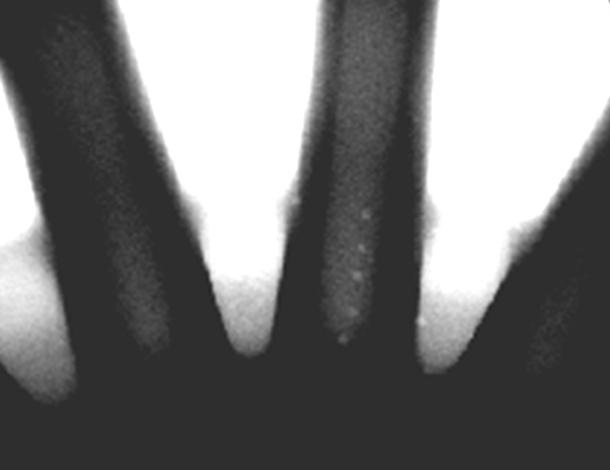
#> input picture clases/Cap07_Morfologia/Mtalb_Python/wheel.bmp, 610 x 470 px
$ jupyter execute TRAT07_Median.ipynb   (shell and % lines are left out)
#> lines starting #> are read from the running program, lines starting #| are printed output that depends on the picture; after the words box and inside, x2 and y2 are one past the last pixel; in counts of white or black regions, pixels touching at a corner belong together
# Mediana<a class="tocSkip">
## TRATAMIENTO DE SEÑALES <a class="tocSkip">
### Ingenieria Electrónica <a class="tocSkip">
### Universidad Popular del Cesar <a class="tocSkip">
### Prof.: Jose Ramón Iglesias Gamarra - [https://github.com/joseramoniglesias/](https://github.com/joseramoniglesias/) <a class="tocSkip">
  **joseiglesias@unicesar.edu.co**

[cell 1]
import numpy as np
import matplotlib.pylab as plt
import cv2
from skimage.morphology import remove_small_objects, binary_dilation
from skimage.segmentation import clear_border
from skimage.color import label2rgb
from skimage.measure import label

[cell 2]
def im_gaussian(_img, k, sigma=None):
    """
    This method applies a gaussian filtering on image _img.

    Args:
        _img (ndarray): a gray-valued image
        k (int): value to define the mask size
        sigma (float): value to control the sigma parameter. Default k/8.5.

    Returns:
        img_j (ndarray): filtered image
    """
    if not sigma:
        sigma = k / 8.5

    img_j = cv2.GaussianBlur(_img, (k, k), sigma)

    return img_j

def im_median(_img, k):
    """
    Applies median filter to an gray-scaled image.

    Args:
    _img (ndarray): a gray-scale image.
    k (int): value to define number of pixels of the median mask

    Returns:
     img_j (ndarray): filtered image.
    """
    img_j = cv2.medianBlur(_img, k)

    return img_j


def binview(img, mask, color='r', dilate_pixels=1):
    """
    Displays a gray or color image 'img' overlaid by color pixels determined a by binary image 'mask'. It is useful to
    display the edges of an image.

    Args:
        img: gray scale image (X-ray)
        mask: binary image that works as mask
        color: string to define pixel color.
                'r': red (default)
                'g': green
                'b': blue
                'y': yellow
                'c': cyan
                'm': magenta
                'k': black
                'w': white

        dilate_pixels (int): Number of pixels used for dilate the mask.

    Returns:
        img_color (ndarray): output image with a mask overlaid.
    """

    # Defines colors
    # colors = {
    #     'r': np.array([255, 0, 0]),
    #     'g': np.array([0, 255, 0]),
    #     'b': np.array([0, 0, 255]),
    #     'y': np.array([255, 255, 0]),
    #     'c': np.array([0, 255, 255]),
    #     'm': np.array([255, 0, 255]),
    #     'k': np.array([0, 0, 0]),
    #     'w': np.array([255, 255, 255])
    # }
    #
    colors = {
        'r': np.array([1, 0, 0]),
        'g': np.array([0, 1, 0]),
        'b': np.array([0, 0, 1]),
        'y': np.array([1, 1, 0]),
        'c': np.array([0, 1, 1]),
        'm': np.array([1, 0, 1]),
        'k': np.array([0, 0, 0]),
        'w': np.array([1, 1, 1])
    }
    # Create a RGB image from grayscale image.
    img_color = np.dstack((img, img, img))

    # Ensure do not modify the original color image and the mask
    img_color = img_color.copy()

    mask_ = mask.copy()
    # mask_ = dilate(mask_, np.ones((g, g), np.uint8))
    mask_ = binary_dilation(mask_, np.ones((dilate_pixels, dilate_pixels)))

    # Now black-out the area of the mask
    # img_fg = bitwise_and(img, img, mask=mask_)

    # Defines the pixel color used for the mask in the figure.
    cc = colors[color]
    #
    # for i in range(3):
    #     img_color[:, :, i] = cc[i] * img_fg

    # remove artifacts connected to image border
    cleared = clear_border(mask_)
    if np.all(cleared):
        mask_ = cleared

    # label image regions
    label_image = label(mask_)
    img_color = label2rgb(label_image, image=img_color, colors=[cc], bg_label=0)

    return img_color  # add(img_color, img_color)

[cell 3]
X = cv2.imread('wheel.bmp',0)
#> X is the input picture: shape (470, 610); min 32, max 255, mean 120.8
plt.figure(figsize=(10,10))
plt.imshow(X,cmap='gray')
plt.title('original')
plt.show()

[cell 4]
Xg = im_gaussian(X, k=5)  # Low pass filtering

[cell 5]
#X = image_set.load_image(21, 29)  # Original image
X = im_gaussian(X, k=5)  # Low pass filtering

fig1, ax1 = plt.subplots(1, 1, figsize=(16, 16))
ax1.set_title('Original Image with defects')
ax1.imshow(X, cmap='gray')
ax1.axis('off')
plt.show()

Y0 = im_median(X, k=23)
fig2, ax2 = plt.subplots(1, 1, figsize=(16, 16))
ax2.set_title('Median filter')
ax2.imshow(Y0, cmap='gray')
ax2.axis('off')
plt.show()

Y1 = np.abs(np.double(X) - np.double(Y0))
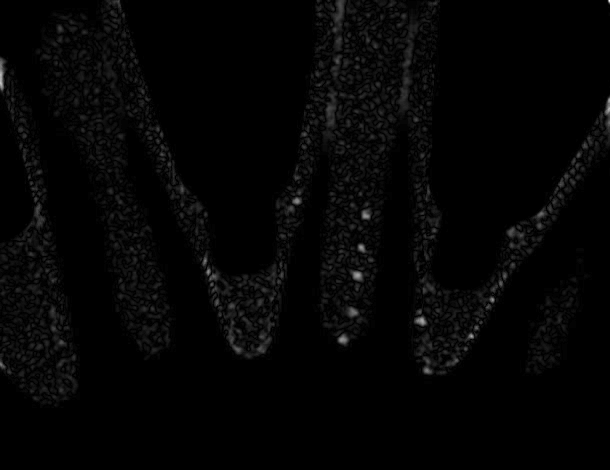
#> Y1: shape (470, 610) float64; min 0, max 68, mean 1.3; drawn with min black and max white
fig3, ax3 = plt.subplots(1, 1, figsize=(16, 16))
ax3.set_title('Difference Image')
ax3.imshow(np.log10(Y1 + 1), cmap='gray')
ax3.axis('off')
plt.show()

Y2 = Y1 > 18
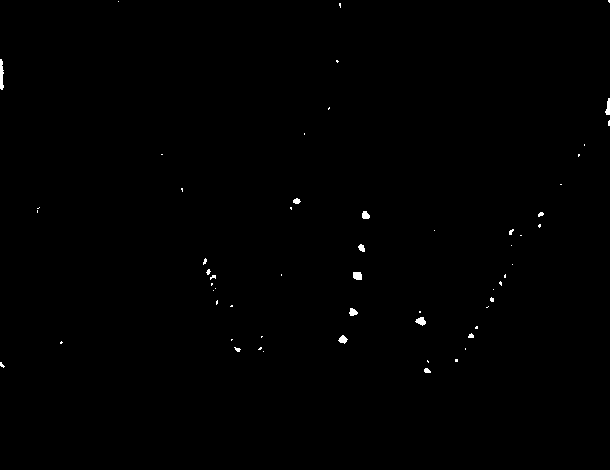
#> Y2: shape (470, 610) bool; 0.3% white; 59 white regions (46 under 20 px), largest, box (x1, y1, x2, y2) and area: (0, 59, 4, 90) 95, (353, 272, 362, 280) 66, (415, 317, 426, 326) 62
fig4, ax4 = plt.subplots(1, 1, figsize=(16, 16))
ax4.set_title('Binary')
ax4.imshow(Y2, cmap='gray')
ax4.axis('off')
plt.show()

Y3 = remove_small_objects(Y2, 20)
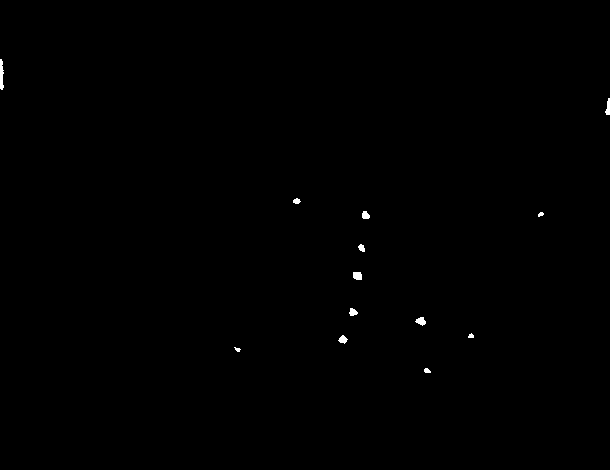
#> Y3: shape (470, 610) bool; 0.21% white; 13 white regions, largest, box (x1, y1, x2, y2) and area: (0, 59, 4, 90) 95, (353, 272, 362, 280) 66, (415, 317, 426, 326) 62
fig5, ax5 = plt.subplots(1, 1, figsize=(16, 16))
ax5.set_title('Binary')
ax5.imshow(Y3, cmap='gray')
ax5.axis('off')
plt.show()

Y = clear_border(binary_dilation(Y3, np.ones((3, 3))))
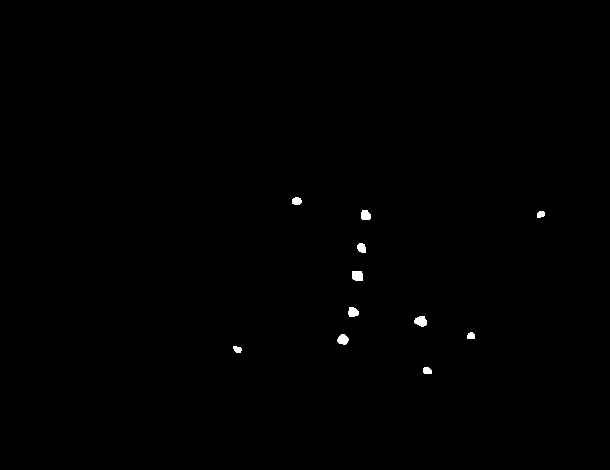
#> Y: shape (470, 610) bool; 0.28% white; 11 white regions, largest, box (x1, y1, x2, y2) and area: (414, 316, 427, 327) 106, (352, 271, 363, 281) 104, (337, 334, 349, 345) 95
fig6, ax6 = plt.subplots(1, 1, figsize=(16, 16))
ax6.set_title('Small region are eliminated')
ax6.imshow(Y, cmap='gray')
ax6.axis('off')
plt.show()

blend_mask = binview(X, Y, 'y', 1)
#> in binview, `label_image = label(mask_)`: label_image: shape (470, 610) int32; 12 distinct labels, from 0 to 11
#> in binview, `img_color = label2rgb(label_image, image=img_color, colors=[cc], bg_la..`:
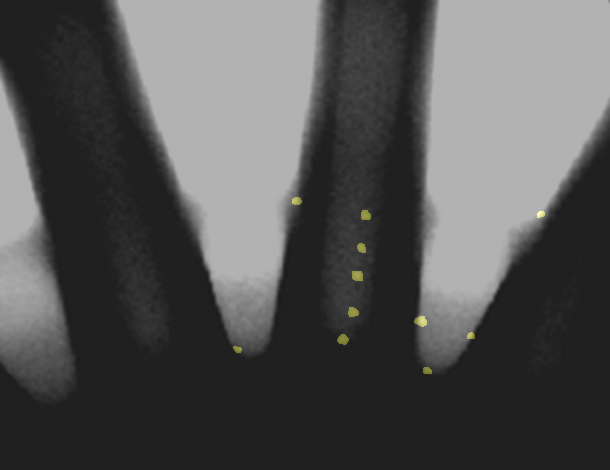
#> img_color: shape (470, 610, 3) float64; mean R, G, B 0.333, 0.333, 0.332
fig6, ax6 = plt.subplots(1, 1, figsize=(16, 16))
ax6.set_title('Small region are eliminated')
ax6.imshow(blend_mask, cmap='gray')
ax6.axis('off')
plt.show()
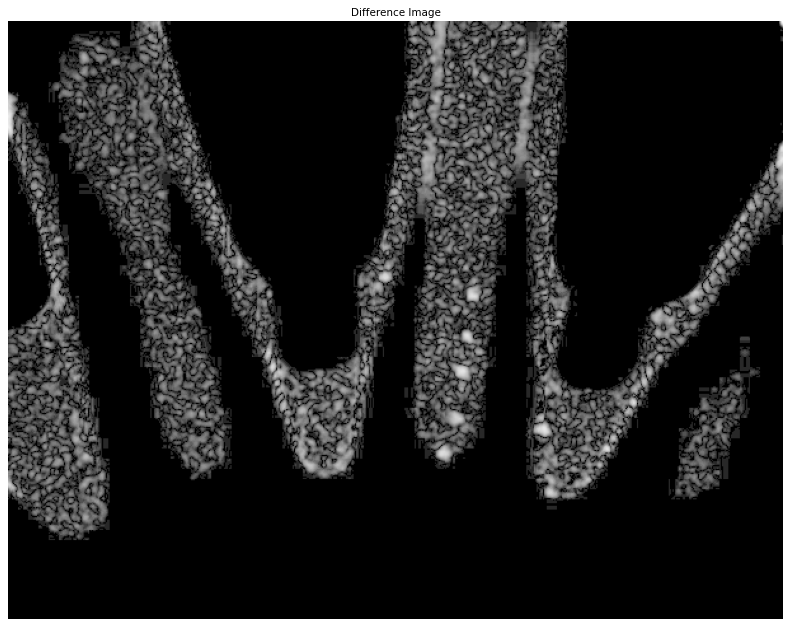
#> figure drawn by matplotlib, 1 panel
